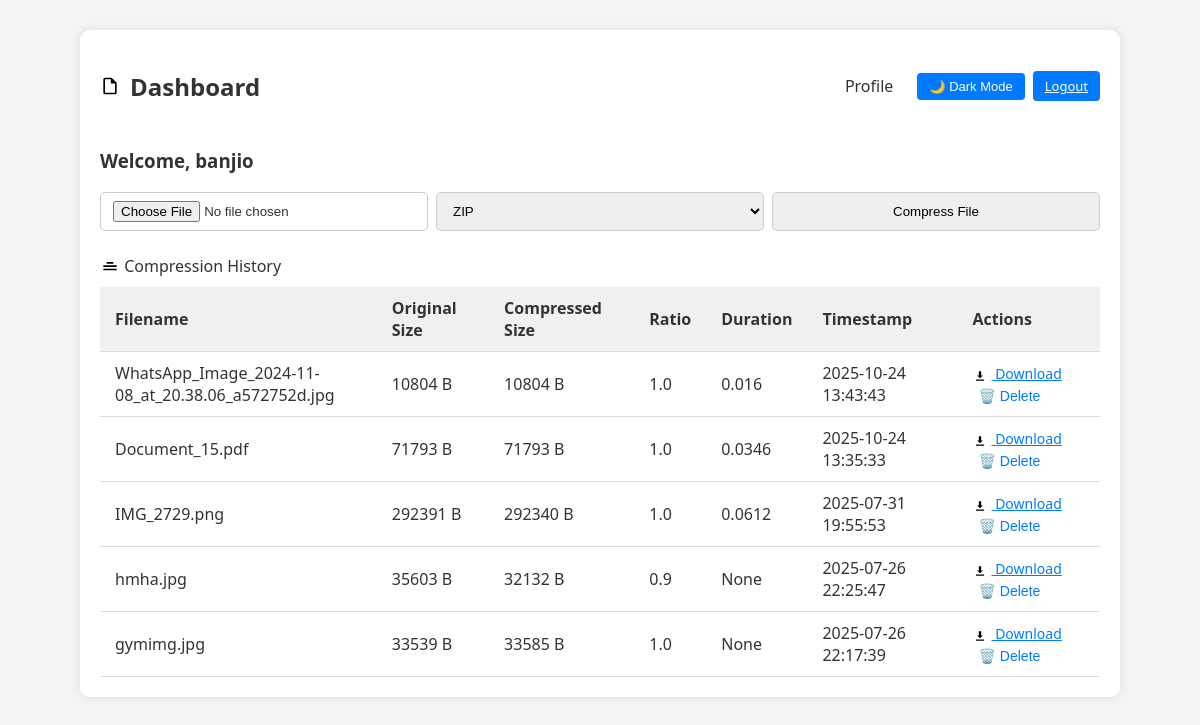
The app's page /dashboard (signed in) with its own data.
### tables this page shows
CREATE TABLE compressions (
        id INTEGER PRIMARY KEY AUTOINCREMENT,
        username TEXT NOT NULL,
        filename TEXT NOT NULL,
        original_size INTEGER,
        compressed_size INTEGER,
        compression_ratio REAL,
        compressed_filename TEXT,
        timestamp TEXT
    , compression_time REAL);

### app.py (the view, shortened to what this page needs)
@app.route('/dashboard', methods=['GET', 'POST'])
def dashboard():
    if 'username' not in session:
        return redirect(url_for('login'))
    conn = sqlite3.connect('users.db')
    c = conn.cursor()
    c.execute('''SELECT id, filename, original_size, compressed_size, compression_ratio, compressed_filename, timestamp, compression_time
                 FROM compressions WHERE username = ? ORDER BY timestamp DESC''', (session['username'],))
    history = c.fetchall()
    conn.close()
    return render_template('dashboard.html', history=history, username=session['username'])

### templates/dashboard.html (shortened to what this page needs)
<!DOCTYPE html>
<html lang="en">
<head>
    <link rel="stylesheet" href="{{ url_for('static', filename='style.css') }}">
</head>
<body>
    <div class="container">
        <div class="header">
            <h2>
                <img src="{{ url_for('static', filename='svg/file.svg') }}" alt="File Icon" class="icon-sm">
                Dashboard
            </h2>
            <div class="button-group">
                <a href="/profile" class="profile-link">Profile</a>
                <button id="theme-toggle" class="theme-toggle">🌙 Dark Mode</button>
                <a href="/logout" class="logout-btn">Logout</a>
            </div>
        </div>
        <h3>Welcome, {{ username }}</h3>
        <form method="POST" enctype="multipart/form-data" class="upload-form" onsubmit="showLoader()">
            <input type="file" name="file" required>
            <select name="algorithm" required>
                <option value="zip">ZIP</option>
            </select>
            <button type="submit" id="submit-btn">Compress File</button>
        </form>
        <div class="history-title">
            <img src="{{ url_for('static', filename='svg/compress.svg') }}" alt="Compress Icon" class="icon-sm">
            Compression History
        </div>
        <div class="table-wrapper">
            <table>
                <thead>
                    <tr>
                        <th>Filename</th>
                        <th>Original Size</th>
                        <th>Compressed Size</th>
                        <th>Ratio</th>
                        <th>Duration</th>
                        <th>Timestamp</th>
                        <th>Actions</th>
                    </tr>
                </thead>
                <tbody>
                    {% for item in history %}
                    <tr>
                        <td>{{ item[1] }}</td>
                        <td>{{ item[2] }} B</td>
                        <td>{{ item[3] }} B</td>
                        <td>{{ item[4] }}</td>
                        <td>{{ item[7] }}</td>
                        <td>{{ item[6] }}</td>
                        <td>
                            <a href="{{ url_for('download_file', filename=item[5]) }}" class="download-btn">
                                <img src="{{ url_for('static', filename='svg/download.svg') }}" alt="Download Icon" class="icon-xs">
                                Download
                            </a>
                            <form action="{{ url_for('delete_file', file_id=item[0]) }}" method="POST" style="display:inline;">
                                <button type="submit" class="delete-btn" onclick="return confirm('Delete this file from history?');">
                                    🗑️ Delete
                                </button>
                            </form>
                        </td>
                    </tr>
                    {% endfor %}
                </tbody>
            </table>
        </div>
    </div>
</body>
</html>

### static/style.css (style rules this page uses)
body { font-family: 'Segoe UI', Tahoma, Geneva, Verdana, sans-serif; margin: 0; padding: 0; background: #f4f4f4; color: #333; transition: background 0.3s, color 0.3s; }
.container { max-width: 1000px; margin: 30px auto; padding: 20px; background: white; border-radius: 10px; box-shadow: 0 0 10px rgba(0, 0, 0, 0.1); }
.header { display: flex; justify-content: space-between; align-items: center; margin-bottom: 25px; }
.header h2 { display: flex; align-items: center; gap: 10px; }
.button-group { display: flex; gap: 10px; }
.upload-form { display: flex; gap: 10px; margin-bottom: 20px; flex-wrap: wrap; }
.upload-form input, .upload-form select, .upload-form button { padding: 8px 12px; border: 1px solid #ccc; border-radius: 5px; }
.table-wrapper { overflow-x: auto; }
table { width: 100%; border-collapse: collapse; margin-top: 10px; }
th, td { padding: 10px 15px; text-align: left; border-bottom: 1px solid #ddd; }
th { background: #f0f0f0; }
.download-btn, .delete-btn { background: none; border: none; color: #007bff; cursor: pointer; font-size: 14px; }
.download-btn img { width: 14px; vertical-align: middle; margin-right: 5px; }
.icon-sm { width: 20px; vertical-align: middle; }
.icon-xs { width: 14px; vertical-align: middle; }
.theme-toggle, .logout-btn { padding: 6px 12px; border: none; background: #007bff; color: white; border-radius: 4px; cursor: pointer; font-size: 13px; }
.profile-link { font-weight: 500; text-decoration: none; margin-right: 1rem; color: #333; transition: color 0.2s ease; }
.button-group { display: flex; gap: 0.5rem; align-items: center; }
.upload-form { display: flex; flex-wrap: wrap; gap: 0.5rem; margin-bottom: 1.5rem; }
.upload-form input[type="file"], .upload-form select, .upload-form button { flex: 1; min-width: 120px; }
table td { word-break: break-word; }

### records on screen
compressions: filename "WhatsApp_Image_2024-11-08_at_20.38.06_a572752d.jpg", original_size "10804", compressed_size "10804", compression_ratio "1.0", compression_time "0.016", timestamp "2025-10-24 13:43:43"
compressions: filename "Document_15.pdf", original_size "71793", compressed_size "71793", compression_ratio "1.0", compression_time "0.0346", timestamp "2025-10-24 13:35:33"
compressions: filename "IMG_2729.png", original_size "292391", compressed_size "292340", compression_ratio "1.0", compression_time "0.0612", timestamp "2025-07-31 19:55:53"
compressions: filename "hmha.jpg", original_size "35603", compressed_size "32132", compression_ratio "0.9", item "None", timestamp "2025-07-26 22:25:47"
compressions: filename "gymimg.jpg", original_size "33539", compressed_size "33585", compression_ratio "1.0", item "None", timestamp "2025-07-26 22:17:39"

### other values on screen
{{ username }} "banjio"
